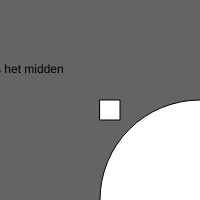
Frame 1 (no input)
Frame 60 (no input): identical to frame 1, image omitted
Frame 120 (the mouse pressed at the canvas centre since frame 60): identical to frame 1, image omitted

The p5.js sketch that drew this single still picture (run headless with seeded random() and noise() and a simulated clock; from frame 60 on, the mouse is pressed at the canvas centre):

// p5.js sketch
// ── sketch.js
function setup(){
    createCanvas(200, 200);
    background(100);
    print("dit is de setup in de print functie");

    ellipseMode(CORNER);
    ellipse(100,100,200,200);

    rect(100,100,20,20);

    fill(0);
    textAlign(CENTER, CENTER);
    text("dit is het midden", 20, 70);
}


function draw(){



}
